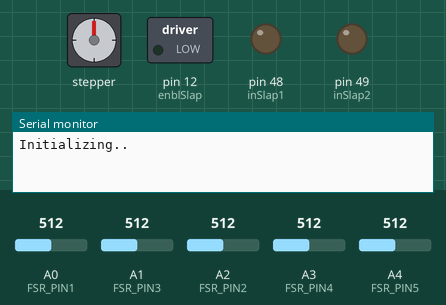
Simulated run of this sketch. Board: Arduino Mega 2560, built with avr-gcc and run on an emulated ATmega2560. Parts: stepper motor, switched loads named in the sketch (green lamp = pin HIGH), output pins drawn as LEDs (lit = HIGH), the last lines printed to the serial monitor. Inputs (shaded band) come from the test bench; at power-on: A0 (FSR_PIN1) = 512, A1 (FSR_PIN3) = 512, A2 (FSR_PIN2) = 512, A3 (FSR_PIN4) = 512, A4 (FSR_PIN5) = 512. Stepper angles assume 100 steps per turn.

Above: at 0.1 s.
At 4.46 s:
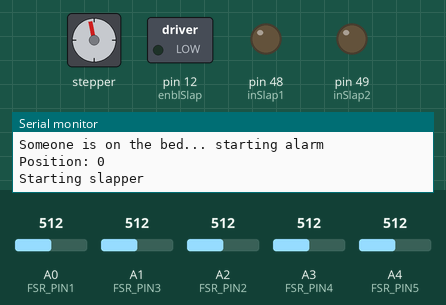
Timing chart, 0 to 6.4 s (numbered marks = the images above):
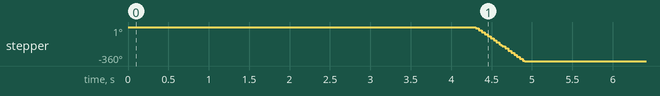

The sketch:

AS2_v2.ino
```cpp
#include <DS3231.h>
#include <LiquidCrystal.h>
#include <Stepper.h>

// Stepper motor: blanket snatcher
const int PUL = 4;
const int DIR = 5;
const int ENA = 6;

// Stepper motor: slapper
const int stepsSlapper = 100; // Steps/rev
Stepper slapper(stepsSlapper, 4,5,6,7);

// Slapper variables
int xPos = 0;
int currPos = -1;
int slapperDelay = 5000; // 5 seconds
const int LEFT = -1;
const int RIGHT = 1;
const int MIDDLE = 0;
const int stepperSpeed = 100;

// DC Motor: slapper
const int enblSlap = 12;
const int inSlap1 = 48;
const int inSlap2 = 49;

// DC Motor: sprayer
const int enlbSpray = 0;
const int inSpray1 = 0;
const int inSpray2 = 0;

// Pressor sensor analog pins
const int FSR_PIN1 = A0;
const int FSR_PIN2 = A2;
const int FSR_PIN3 = A1;
const int FSR_PIN4 = A3;
const int FSR_PIN5 = A4;

// Pressure sensor variables
const float VCC = 5; // Ardunio 5V line
const float R_DIV = 10000.0; // 10k resistor
float fsrR1; float fsrV1;
float fsrR2; float fsrV2;
float fsrR3; float fsrV3;
float fsrR4; float fsrV4;
float fsrR5; float fsrV5;
int fsrADC1; int fsrADC2;
int fsrADC3; int fsrADC4;
int fsrADC5;

void setup()
{
  // Initialize inputs and outputs
  pinMode(FSR_PIN1, INPUT);
  pinMode(FSR_PIN2, INPUT);
  pinMode(FSR_PIN3, INPUT);
  pinMode(FSR_PIN4, INPUT);
  pinMode(FSR_PIN5, INPUT);
  pinMode(enblSlap, OUTPUT);
  pinMode(enlbSpray, OUTPUT);
  pinMode(inSlap1, OUTPUT);
  pinMode(inSlap2, OUTPUT);
  pinMode(inSpray1, OUTPUT);
  pinMode(inSpray2, OUTPUT);
  pinMode(PUL, OUTPUT);
  pinMode(DIR, OUTPUT);
  pinMode(ENA, OUTPUT);

  // Motors initially off
  digitalWrite(inSpray1, LOW);
  digitalWrite(inSpray2, LOW);
  digitalWrite(inSlap1, LOW);
  digitalWrite(inSlap2, LOW);
  digitalWrite(DIR,LOW);
  digitalWrite(ENA,LOW);
  digitalWrite(PUL,LOW);

  Serial.begin(9600);
  Serial.println("Initializing..");

  delay(3000);
}

void loop()
{
  // Turn motors off
  digitalWrite(inSpray1, LOW);
  digitalWrite(inSpray2, LOW);
  digitalWrite(inSlap1, LOW);
  digitalWrite(inSlap2, LOW);
  if(isOnBed()){
    Serial.println("Someone is on the bed... starting alarm");
    delay(300);
    xPos = getXPos();
    Serial.print("Position: ");
    Serial.println(xPos);
    startAlarm();
  }
  else{
    Serial.println("No one is on the bed");
  }
  delay (1000);
}

// Checks if user is on bed based on pressure sensor data
bool isOnBed(){
  fsrADC1 = analogRead(FSR_PIN1);
  fsrADC2 = analogRead(FSR_PIN2);
  fsrADC3 = analogRead(FSR_PIN3);
  fsrADC4 = analogRead(FSR_PIN4);
  fsrADC5 = analogRead(FSR_PIN5);

  if (fsrADC1 != 0) // If the analog reading is non-zero
  {
    fsrV1 = fsrADC1 * VCC / 1023.0;
    fsrR1 = R_DIV * (VCC / fsrV1 - 1.0);
    //Serial.print(String(fsrR1) + "| ");
    delay(50);
  }

  if (fsrADC2 != 0)
  {
    fsrV2 = fsrADC2 * VCC / 1023.0;
    fsrR2 = R_DIV * (VCC / fsrV2 - 1.0);
    //Serial.print("String(fsrR2) + "| ");
    delay(50);
  }

  if (fsrADC3 != 0)
  {
    fsrV3 = fsrADC3 * VCC / 1023.0;
    fsrR3 = R_DIV * (VCC / fsrV3 - 1.0);
    //Serial.print(String(fsrR3) + "| ");
    delay(50);
  }

  if (fsrADC4 != 0)
  {
    fsrV4 = fsrADC4 * VCC / 1023.0;
    fsrR4 = R_DIV * (VCC / fsrV4 - 1.0);
    //Serial.print(String(fsrR4) + "| ");
    delay(50);
  }

  if (fsrADC5 != 0)
  {
    fsrV5 = fsrADC5 * VCC / 1023.0;
    fsrR5 = R_DIV * (VCC / fsrV5 - 1.0);
    //Serial.println(String(fsrR5));
    delay(50);
  }

  if((fsrR1 < 50000 || fsrR2 < 50000 || fsrR3 < 50000) && fsrR4 < 50000 && fsrR5 <  50000){
    return true;
  }

  return false;
}

int getXPos(){
  fsrADC1 = analogRead(FSR_PIN1);
  fsrADC2 = analogRead(FSR_PIN2);
  fsrADC3 = analogRead(FSR_PIN3);
  fsrADC4 = analogRead(FSR_PIN4);
  fsrADC5 = analogRead(FSR_PIN5);

  if (fsrADC1 != 0){
    fsrV1 = fsrADC1 * VCC / 1023.0;
    fsrR1 = R_DIV * (VCC / fsrV1 - 1.0);
    //Serial.print(String(fsrR1) + "| ");
    delay(50);
  }

  if (fsrADC2 != 0)
  {
    fsrV2 = fsrADC2 * VCC / 1023.0;
    fsrR2 = R_DIV * (VCC / fsrV2 - 1.0);
    //Serial.print("String(fsrR2) + "| ");
    delay(50);
  }

  if (fsrADC3 != 0)
  {
    fsrV3 = fsrADC3 * VCC / 1023.0;
    fsrR3 = R_DIV * (VCC / fsrV3 - 1.0);
    //Serial.print(String(fsrR3) + "| ");
    delay(50);
  }

  if (fsrADC4 != 0)
  {
    fsrV4 = fsrADC4 * VCC / 1023.0;
    fsrR4 = R_DIV * (VCC / fsrV4 - 1.0);
    //Serial.print(String(fsrR4) + "| ");
    delay(50);
  }

  if (fsrADC5 != 0) {
    fsrV5 = fsrADC5 * VCC / 1023.0;
    fsrR5 = R_DIV * (VCC / fsrV5 - 1.0);
    //Serial.println(String(fsrR5));
    delay(50);
  }

  if(fsrR1 > (fsrR3 + 3000)){
    return LEFT;
  }
  if(fsrR3 > (fsrR1 + 3000)){
    return RIGHT;
  }

  return MIDDLE;
}

void startAlarm(){
  unsigned long StartTime = millis();
  unsigned long CurrentTime = 0;
  unsigned long ElapsedTime = 0;

  while(isOnBed()){
    // Time elapsed since alarm started
    CurrentTime = millis();
    ElapsedTime = CurrentTime - StartTime;

    /*if(ElapsedTime < 300000){ // 5 min
      // Blanket snatcher starts
      Serial.println("Starting blanket snatching");

      // Towards foot
      digitalWrite(DIR,HIGH);
      digitalWrite(ENA,HIGH);
      digitalWrite(PUL,HIGH);
      delayMicroseconds(50);
      digitalWrite(PUL,LOW);
      delayMicroseconds(50);
      delay(5000);

      digitalWrite(DIR,LOW);
      digitalWrite(ENA,HIGH);
      digitalWrite(PUL,HIGH);
      delayMicroseconds(50);
      digitalWrite(PUL,LOW);
      delayMicroseconds(50);
      delay(5000);
    }*/
    if(ElapsedTime < 300000){//else if(ElapsedTime >= 300000 && ElapsedTime < 600000){ // 10 minutes
      // Pull blanket all the way
      /*digitalWrite(DIR,HIGH);
      digitalWrite(ENA,HIGH);
      digitalWrite(PUL,HIGH);
      delayMicroseconds(50);
      digitalWrite(PUL,LOW);
      delayMicroseconds(50);*/

      Serial.println("Starting slapper");
      // Slapper positioning
      xPos = getXPos();
      if(currPos != xPos){
        // Left
        if(xPos == LEFT){
          slapper.setSpeed(stepperSpeed);
          slapper.step(-stepsSlapper);
          if(currPos == MIDDLE){
            delay(slapperDelay); // delay
          }
          if(currPos == RIGHT){
            delay(2*slapperDelay); // delay
          }
          slapper.setSpeed(0); // stop moving
        }
        // Right
        else if(xPos == RIGHT){
          slapper.setSpeed(stepperSpeed);
          slapper.step(stepsSlapper);
          if(currPos == MIDDLE){
            delay(slapperDelay); // delay
          }
          if(currPos == LEFT){
            delay(2*slapperDelay); // delay
          }
          slapper.setSpeed(0); // stop moving
        }
        // Middle
        else{
          slapper.setSpeed(stepperSpeed);
          if(currPos == LEFT){
            slapper.step(-stepsSlapper);
          }
          else{
            slapper.step(stepsSlapper);
          }
          delay(5000); // delay
          slapper.setSpeed(0); // stop moving
        }
        currPos = xPos;
      }

      // Slapping
      //analogWrite(enblSlap, 100);
      //digitalWrite(inSlap1, HIGH);
      //digitalWrite(inSlap2, LOW);
    }
    /*else if(ElapsedTime >= 900000){ // 15 minutes
      // Spray fart every 10 seconds
      Serial.println("Starting fart spray");
      digitalWrite(inSpray1, HIGH);
      digitalWrite(inSpray2, LOW);
      delay(1000);
      digitalWrite(inSpray1, LOW);
      delay(10000);
      }
    }
    // Slapper
    analogWrite(enblSlap, 255); // full speed
    */
  }
}
```

Measured:
- by itself, stepper: turns 360° counter-clockwise in 0.61 s
